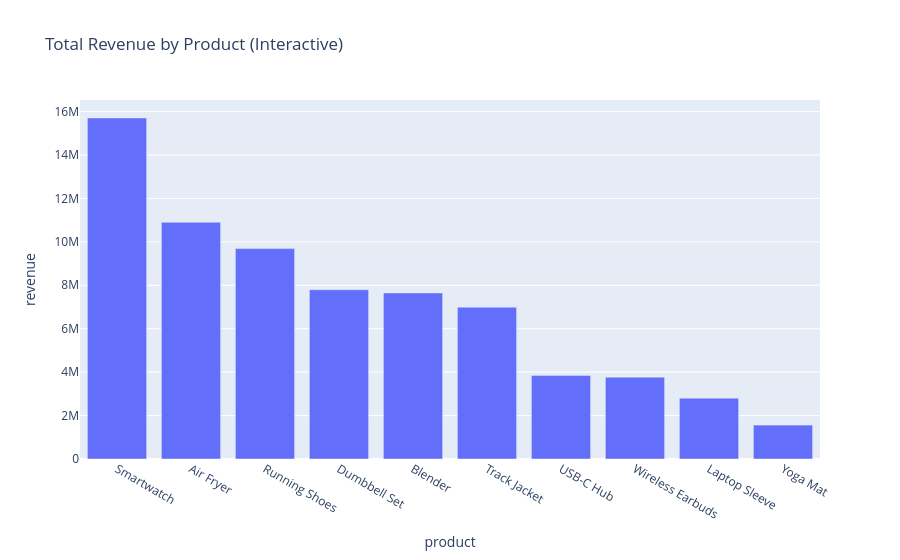

The code cell stored with this chart in its notebook:
### Code cell
# --- 1b. INTERACTIVE chart ---
revenue_by_product_cat = (
    sales_df.groupby(["product", "category"])["revenue"].sum()
    .reset_index()
    .sort_values("revenue", ascending=False)
)

fig = px.bar(
    revenue_by_product_cat, x="product", y="revenue", hover_data=["category"],
    title="Total Revenue by Product (Interactive)",
)
fig.update_xaxes(categoryorder="total descending")
fig.show()

### Figure 1 — Plotly figure (JSON) as saved in the notebook; plotly's stock layout.template omitted (floating-point values rounded to 4 significant figures)
{"data": [{"customdata": [["Electronics"], ["Home"], ["Apparel"], ["Fitness"], ["Home"], ["Apparel"], ["Electronics"], ["Electronics"], ["Electronics"], ["Fitness"]], "hovertemplate": "product=%{x}<br>revenue=%{y}<br>category=%{customdata[0]}<extra></extra>", "legendgroup": "", "marker": {"color": "#636efa", "pattern": {"shape": ""}}, "name": "", "orientation": "v", "showlegend": false, "textposition": "auto", "type": "bar", "x": ["Smartwatch", "Air Fryer", "Running Shoes", "Dumbbell Set", "Blender", "Track Jacket", "USB-C Hub", "Wireless Earbuds", "Laptop Sleeve", "Yoga Mat"], "xaxis": "x", "y": [15710000.0, 10900000.0, 9689000.0, 7797000.0, 7649000.0, 6993000.0, 3842000.0, 3770000.0, 2801000.0, 1560000.0], "yaxis": "y"}], "layout": {"barmode": "relative", "legend": {"tracegroupgap": 0}, "title": {"text": "Total Revenue by Product (Interactive)"}, "xaxis": {"anchor": "y", "categoryorder": "total descending", "domain": [0.0, 1.0], "title": {"text": "product"}}, "yaxis": {"anchor": "x", "domain": [0.0, 1.0], "title": {"text": "revenue"}}}}
